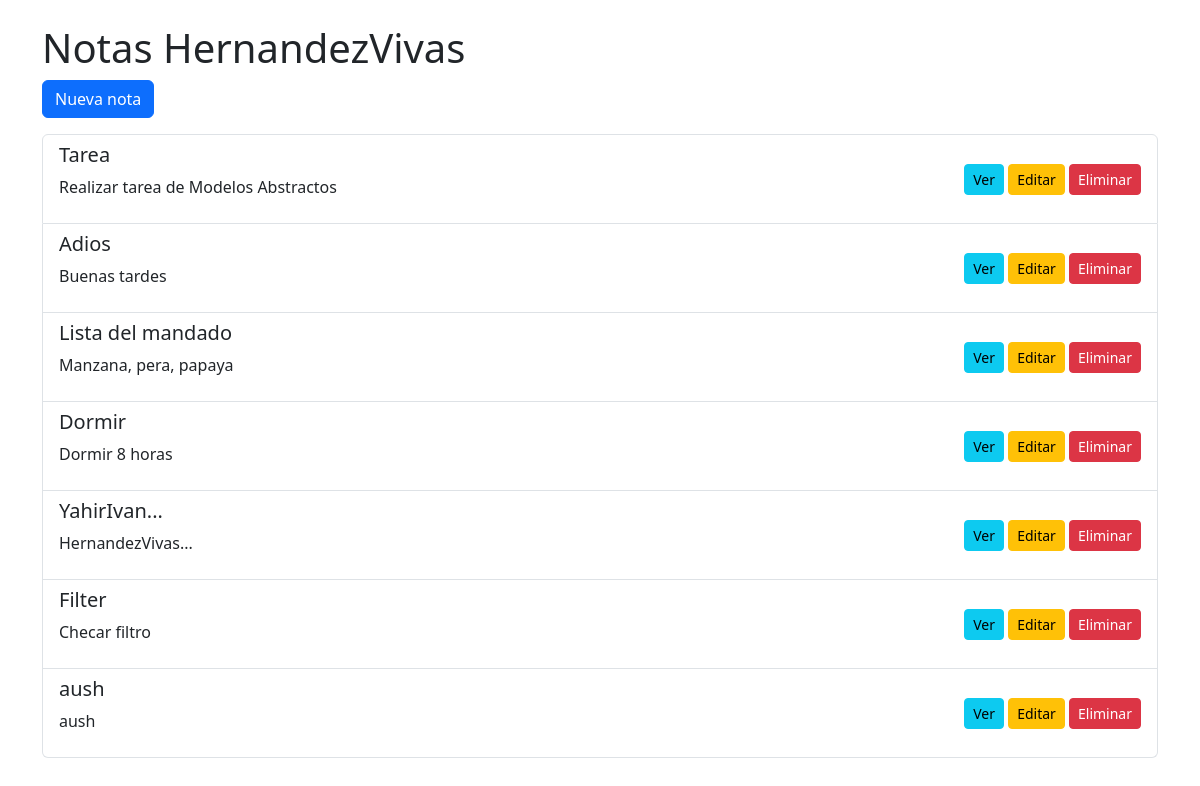
The page /notes_HernandezVivas/ on the database as committed earlier.
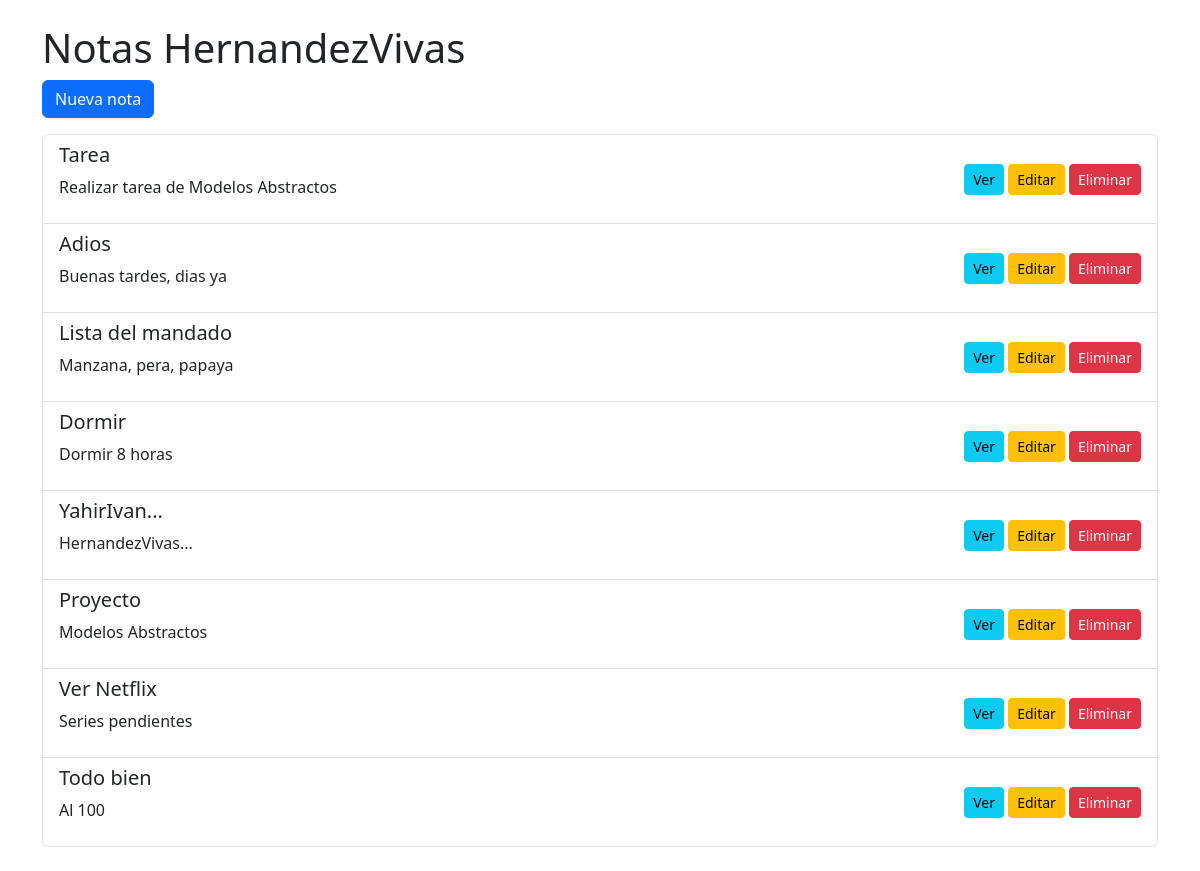
The same page on the database as committed later.
### notes_HernandezVivas/models.py (models this page shows, shortened)
class Note(models.Model):
    user = models.ForeignKey(User, on_delete=models.CASCADE, related_name='notes')
    title = models.CharField(max_length=200)
    content = models.TextField()
    creation_date = models.DateTimeField(auto_now_add=True)

### notes_HernandezVivas/views.py (the view)
# urls.py: path('', HomePageView.as_view(), name='home'),
class HomePageView(ListView):
    template_name = "notes/note_list_HernandezVivas.html"
    model = Note

### templates/notes/note_list_HernandezVivas.html (shortened to what this page needs)
<!DOCTYPE html>
<html lang="en">
<head>
    <link href="https://cdn.jsdelivr.net/npm/bootstrap@5.3.0-alpha1/dist/css/bootstrap.min.css" rel="stylesheet">
</head>
<body>
    {% block content %}
    <div class="container my-4">
        <h1>Notas HernandezVivas</h1>
        <a href="{% url 'new' %}" class="btn btn-primary mb-3">Nueva nota</a>
        <ul class="list-group">
            {% for nota in object_list %}
                <li class="list-group-item d-flex justify-content-between align-items-center">
                    <div>
                        <h5>{{ nota.title }}</h5>
                        <p>{{ nota.content }}</p>
                    </div>
                    <div>
                        <a href="{% url 'detail' nota.id %}" class="btn btn-info btn-sm">Ver</a>
                        <a href="{% url 'edit' nota.id %} " class="btn btn-warning btn-sm">Editar</a>
                        <a href="{% url 'delete' nota.id %}" class="btn btn-danger btn-sm">Eliminar</a>
                    </div>
                </li>
            {% endfor %}
        </ul>
    </div>
    {% endblock %}
</body>
</html>

Rows that differ between the two databases and show on the page:
removed Note: title "Filter", content "Checar filtro"
changed Note "Adios": content "Buenas tardes" → "Buenas tardes, dias ya"
changed Note: title "aush" → "Proyecto"; content "aush" → "Modelos Abstractos"
added Note: title "Ver Netflix", content "Series pendientes"
added Note: title "Todo bien", content "Al 100"
